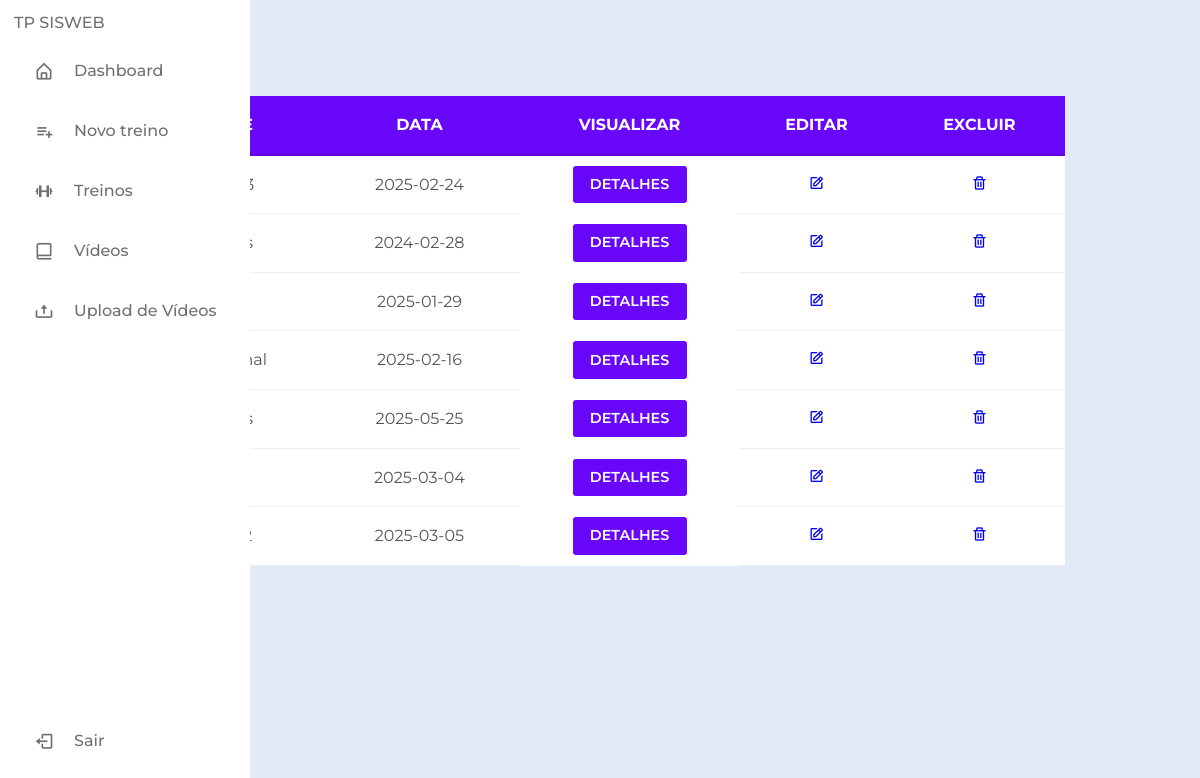
The page /listaDeTreinos (signed in) on the database as committed earlier.
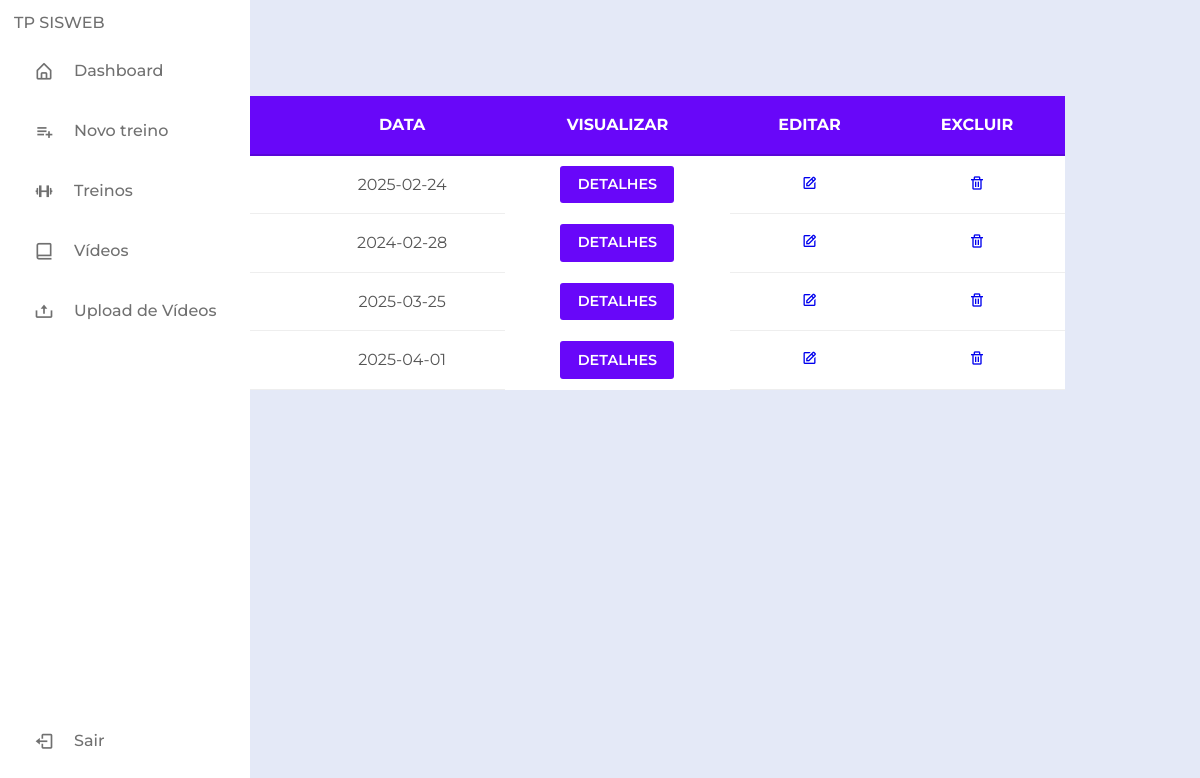
The same page on the database as committed later.
### classes.py (models this page shows, shortened)
class Treino(db.Model):
    __tablename__ = 'treino'
    _id = db.Column(db.Integer, primary_key=True, autoincrement=True)
    nome = db.Column(db.String)
    data = db.Column(db.Date)
    conta_id = mapped_column(ForeignKey("conta.id"))
    conta = relationship("Conta", back_populates="treino")
    atividade = relationship("Atividade", back_populates="treino")

### app.py (the view)
@app.route("/listaDeTreinos")
@login_required
def listaDeTreinos():
    treinos = Treino.query.filter_by(conta_id=current_user.id)
    return render_template("treino/lista.html", treinos = treinos)

### classes.py (called while the page is built)
@login_manager.user_loader
def load_user(user):
    return Conta.query.get(int(user))

### templates/treino/lista.html (shortened to what this page needs)
<!DOCTYPE html>
<html lang="en">
<head>
    <link rel="stylesheet" href="https://cdnjs.cloudflare.com/ajax/libs/font-awesome/6.7.2/css/all.min.css">
    <link rel="stylesheet"  href="{{ url_for('static', filename='styleTab.css')}}">
    <link href='https://unpkg.com/boxicons@2.1.4/css/boxicons.min.css' rel='stylesheet'>
</head>
<div>
    {% include 'sidebar.html' %}
</div>
<body>
	<section class="ftco-section">
		<div class="container">
			<div class="row">
				<div class="col-md-12">
					<div class="table-wrap">
						<table class="table">
					    <thead class="thead-primary">
					      <tr>
					        <th>Nome</th>
					        <th>Data</th>
					        <th>Visualizar</th>
                            <th>Editar</th>
					        <th>Excluir</th>
					      </tr>
					    </thead>
					    <tbody>
                            {% for treino in treinos%}
                            <tr>
                                <td scope="row" class="scope" >{{treino.nome}}</td>
                                <td scope="row" class="scope">{{treino.data }}</td>
                                <th><a href="/listarTreino/{{treino._id}}" class="btn btn-primary">Detalhes</a></td>
                                <td><a href="/atualizarTreino/{{treino._id}}"><i class='bx bx-edit icon'></i></a></td>
                                <td><a href="/excluirTreino/{{treino._id}}"><i class='bx bx-trash icon'></i></a></td>
                            </tr>
                            {%endfor%}
					    </tbody>
					  </table>
					</div>
				</div>
			</div>
		</div>
	</section>
</body>
</html>

### templates/sidebar.html (shortened to what this page needs)
<!DOCTYPE html>
<html lang="en">
<head>
    <link rel="stylesheet"  href="{{ url_for('static', filename='styleSideBar.css')}}">
    <link href='https://unpkg.com/boxicons@2.1.4/css/boxicons.min.css' rel='stylesheet'>
</head>
<body>
    <nav class="sidebar">
        <header>
             <div class="text header-text">
                <span class="name">TP</span>
                <span class="name">SISWEB</span>
             </div>
        </header>
        <div class="menu-bar">
            <div class="menu">
                <ul class="menu-links">
                    <li class="nav-link">
                        <a href="{{ url_for('exibir_grafico') }}">
                            <i class='bx bx-home-alt icon'></i>
                            <span class="text nav-text">Dashboard</span>
                        </a>
                    </li>
                    <li class="nav-link">
                        <a href="{{url_for('novoTreinoPagina')}}">
                            <i class='bx bx-list-plus icon'></i>
                            <span class="text nav-text">Novo treino</span>
                        </a>
                    </li>
                    <li class="nav-link">
                        <a href="{{url_for('listaDeTreinos')}}">
                            <i class='bx bx-dumbbell icon'></i>
                            <span class="text nav-text">Treinos</span>
                        </a>
                    </li>
                    <li class="nav-link">
                        <a href="{{url_for('listaVideos')}}">
                            <i class='bx bx-book-alt icon'></i>
                            <span class="text nav-text">Vídeos</span>
                        </a>
                    </li>
                    <li class="nav-link">
                        <a href="{{url_for('videos')}}">
                            <i class='bx bx-upload icon'></i>
                            <span class="text nav-text">Upload de Vídeos</span>
                        </a>
                    </li>
                </ul>
            </div>
            <div class="bottom-content">
                <li class="">
                    <a href="{{ url_for('logout') }}" method="get">
                        <i class='bx bx-log-out icon'></i>
                        <span type="submit" class="text nav-text">Sair</span>
                    </a>
                </li>
            </div>
        </div>
</body>
</html>

### static/styleTab.css (style rules this page uses)
* { margin: 0; padding: 0; box-sizing: border-box; }
body { font-family: 'Roboto', sans-serif; font-size: 16px; line-height: 1.6; background-color: #f8f9fd; color: #555; }
.ftco-section { padding: 4em 0; }
.container { max-width: 960px; margin: 0 auto; padding: 0 15px; }
.table-wrap { overflow-x: auto; margin: 2em 0; }
.table { width: 100%; border-collapse: collapse; background-color: #fff; box-shadow: 0 2px 8px rgba(0, 0, 0, 0.1); }
.thead-primary th { background-color: #6807f9; color: #fff; font-weight: 700; text-transform: uppercase; padding: 1em; border-bottom: 2px solid #5a06d8; }
.table tbody tr { transition: background-color 0.3s ease; }
.table th.scope, .table td { padding: 1em; text-align: center; border-bottom: 1px solid #eee; }
.btn { display: inline-block; padding: 0.5em 1.2em; font-size: 0.9em; font-weight: 600; text-decoration: none; text-transform: uppercase; border-radius: 3px; transition: background-color 0.3s ease, box-shadow 0.3s ease; cursor: pointer; }
.btn-primary { background-color: #6807f9; color: #fff; border: none; }

### static/styleSideBar.css (style rules this page uses)
* { margin: 0; padding: 0; box-sizing: border-box; font-family: 'Montserrat', sans-serif; }
:root { --body-color: #E4E9f7; --sidebar-color: #FFF; --primary-color: #695CFE; --primary-color-light: #F6F5FF; --toggle-color: #DDD; --text-color: #707070; --trans-02: all 0.2s ease; --trans-03: all 0.3s ease; --trans-04: all 0.4s ease; --trans-05: all 0.5s ease; }
.sidebar .text { font-size: 16px; font-weight: 500; color: var(--text-color) }
body { height: 100vh; background-color: var(--body-color); }
.sidebar { position: fixed; top: 0; left: 0; height: 100%; width: 250px; padding: 10px 14px; background: var(--sidebar-color); }
.sidebar li { height: 50px; margin-top: 10px; list-style: none; display: flex; align-items: center; }
.sidebar li .icon { display: flex; align-items: center; justify-content: center; min-width: 60px; font-size: 20px; }
.sidebar li .icon, .sidebar li .text { color: var(--text-color); transition: var(--trans-02); }
.sidebar li a { height: 100%; width: 100%; display: flex; align-items: center; text-decoration: none; border-radius: 6px; transition: var(--trans-04); }
.sidebar .menu-bar { height: calc(100% - 50px); display: flex; flex-direction: column; justify-content: space-between; }

Rows that differ between the two databases and show on the page:
removed Treino: data "2025-01-29"
removed Treino: data "2025-02-16"
removed Treino: data "2025-03-04"
no longer on this page (row edited): Treino: data "2025-03-05"
changed Treino (number 3 of 4 on the later page): data "2025-05-25" → "2025-03-25"
added Treino: data "2025-04-01"
